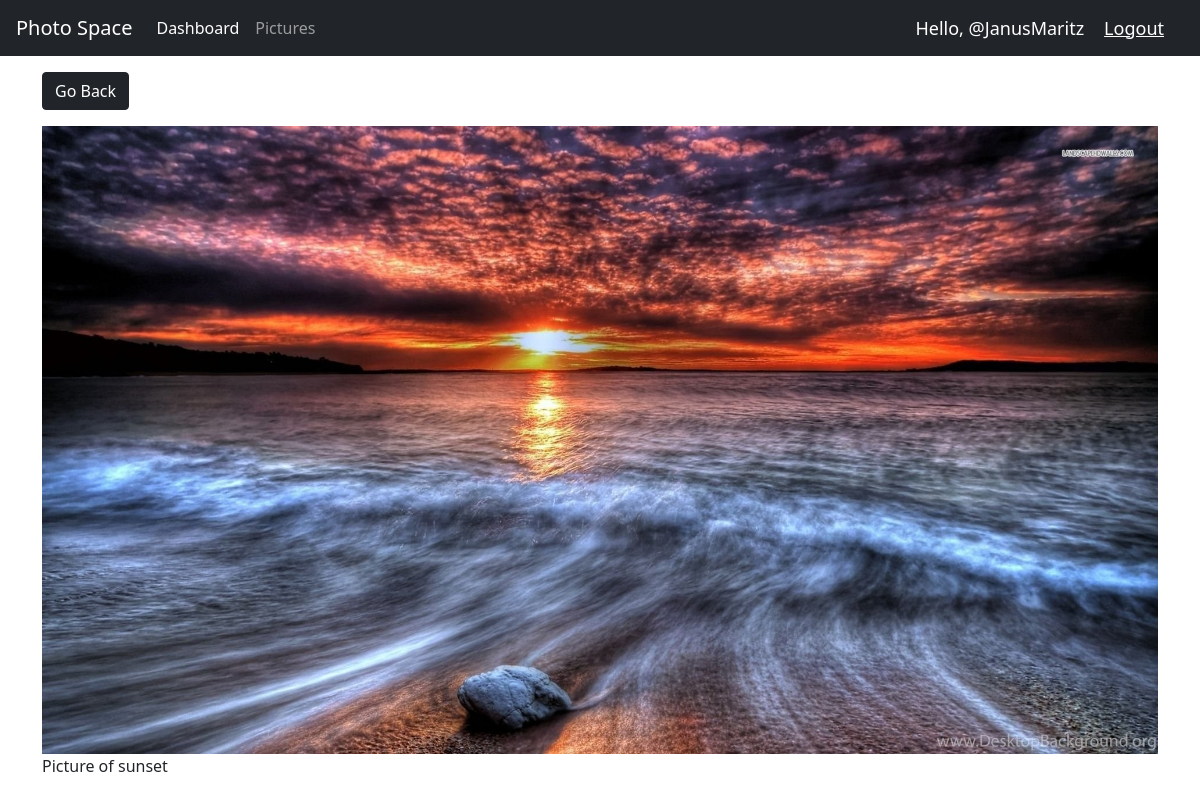
The page /view_picture/6 (signed in) on the database its author committed.
### accounts/models.py (models this page shows, shortened)
class Picture(models.Model):
    category = models.ForeignKey(Category, on_delete=models.SET_NULL, null=True)
    picture = models.ImageField(null=False, blank=False, default="Image")
    name = models.CharField(max_length=200, null=True)
    description = models.TextField(default="Description")
    date_uploaded = models.DateTimeField(auto_now_add=True, null=True)

### accounts/views.py (the view)
# urls.py: path('view_picture/<str:pk>', views.viewPicture, name="view_picture"),
@login_required(login_url='login')
def viewPicture(request, pk):
    picture = Picture.objects.get(id=pk)
    return render(request, 'accounts/view_picture.html', {'picture': picture})

### accounts/templates/accounts/view_picture.html (shortened to what this page needs)
{%  extends 'accounts/main.html' %}
{% load static %}
{% block content %}
<link href="https://cdn.jsdelivr.net/npm/bootstrap@5.1.3/dist/css/bootstrap.min.css" rel="stylesheet">
<div class="container">
    <div class="row justify-content-center">
        <div class="col">
            <a href="{% url 'gallery' %}" class="btn btn-dark my-3">Go Back</a>
            <div style="height: 90vh;">
                <img style="max-width: 100%; max-height: 100%;" src="{{picture.picture.url}}">
                <p>{{picture.description}}</p>
            </div>
        </div>
    </div>
</div>
{% endblock %}

### accounts/templates/accounts/navbar.html (shortened to what this page needs)
{% load static %}
<nav class="navbar navbar-expand-lg navbar-dark bg-dark">
  <a class="navbar-brand" href="{% url 'home' %}">Photo Space</a>
  <div class="collapse navbar-collapse" id="navbarNavAltMarkup">
    <div class="navbar-nav">
      <a class="nav-item nav-link active" href="{% url 'home' %}">Dashboard<span class="sr-only">(current)</span></a>
      <a class="nav-item nav-link" href="{% url 'pictures' %}">Pictures</a>
    </div>
  </div>
  <span class="hello-msg">Hello, {{request.user}}</span>
  <span ><a  class="hello-msg" href="{% url 'logout' %}">Logout</a></span>
</nav>

### static/css/main.css (style rules this page uses)
body { background-color: #ebeff5; }

### accounts/templates/accounts/navbar.html (style rules this page uses)
.hello-msg { font-size: 18px; color: #fff; margin-right: 20px; }

### rows shown on the page
Picture: picture (picture), description "Picture of sunset"

### other values the page prints
{{ request.user }} "@JanusMaritz"
